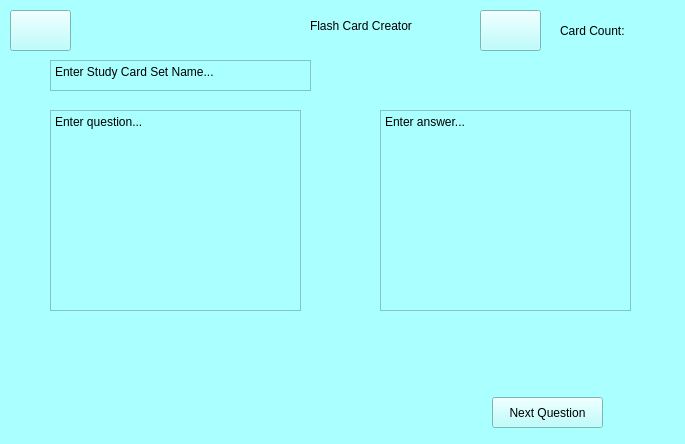
<?xml version="1.0" encoding="UTF-8"?>
<ui version="4.0">
 <class>flashCardMaker</class>
 <widget class="QWidget" name="flashCardMaker">
  <property name="geometry">
   <rect>
    <x>0</x>
    <y>0</y>
    <width>685</width>
    <height>444</height>
   </rect>
  </property>
  <property name="windowTitle">
   <string>flashCardMaker</string>
  </property>
  <property name="styleSheet">
   <string notr="true">background-color: rgb(170, 255, 255);
color: rgb(0, 0, 0);</string>
  </property>
  <widget class="QLabel" name="pageLabel">
   <property name="geometry">
    <rect>
     <x>310</x>
     <y>10</y>
     <width>121</width>
     <height>31</height>
    </rect>
   </property>
   <property name="text">
    <string>Flash Card Creator</string>
   </property>
  </widget>
  <widget class="QPushButton" name="nextQuestionButton">
   <property name="geometry">
    <rect>
     <x>492</x>
     <y>397</y>
     <width>111</width>
     <height>31</height>
    </rect>
   </property>
   <property name="text">
    <string>Next Question</string>
   </property>
  </widget>
  <widget class="QPushButton" name="homeButton">
   <property name="enabled">
    <bool>true</bool>
   </property>
   <property name="geometry">
    <rect>
     <x>10</x>
     <y>10</y>
     <width>61</width>
     <height>41</height>
    </rect>
   </property>
   <property name="styleSheet">
    <string notr="true">image: url(:/icons/images/home.png);</string>
   </property>
   <property name="text">
    <string/>
   </property>
  </widget>
  <widget class="QPushButton" name="saveButton">
   <property name="geometry">
    <rect>
     <x>480</x>
     <y>10</y>
     <width>61</width>
     <height>41</height>
    </rect>
   </property>
   <property name="styleSheet">
    <string notr="true">image: url(:/icons/images/save-file-icon-14.png);</string>
   </property>
   <property name="text">
    <string/>
   </property>
  </widget>
  <widget class="QTextEdit" name="answerEdit">
   <property name="geometry">
    <rect>
     <x>380</x>
     <y>110</y>
     <width>251</width>
     <height>201</height>
    </rect>
   </property>
   <property name="html">
    <string>&lt;!DOCTYPE HTML PUBLIC &quot;-//W3C//DTD HTML 4.0//EN&quot; &quot;http://www.w3.org/TR/REC-html40/strict.dtd&quot;&gt;
&lt;html&gt;&lt;head&gt;&lt;meta name=&quot;qrichtext&quot; content=&quot;1&quot; /&gt;&lt;meta charset=&quot;utf-8&quot; /&gt;&lt;style type=&quot;text/css&quot;&gt;
p, li { white-space: pre-wrap; }
hr { height: 1px; border-width: 0; }
li.unchecked::marker { content: &quot;\2610&quot;; }
li.checked::marker { content: &quot;\2612&quot;; }
&lt;/style&gt;&lt;/head&gt;&lt;body style=&quot; font-family:'Segoe UI'; font-size:9pt; font-weight:400; font-style:normal;&quot;&gt;
&lt;p style=&quot; margin-top:12px; margin-bottom:12px; margin-left:0px; margin-right:0px; -qt-block-indent:0; text-indent:0px;&quot;&gt;Enter answer...&lt;/p&gt;&lt;/body&gt;&lt;/html&gt;</string>
   </property>
  </widget>
  <widget class="QTextEdit" name="questionEdit">
   <property name="geometry">
    <rect>
     <x>50</x>
     <y>110</y>
     <width>251</width>
     <height>201</height>
    </rect>
   </property>
   <property name="html">
    <string>&lt;!DOCTYPE HTML PUBLIC &quot;-//W3C//DTD HTML 4.0//EN&quot; &quot;http://www.w3.org/TR/REC-html40/strict.dtd&quot;&gt;
&lt;html&gt;&lt;head&gt;&lt;meta name=&quot;qrichtext&quot; content=&quot;1&quot; /&gt;&lt;meta charset=&quot;utf-8&quot; /&gt;&lt;style type=&quot;text/css&quot;&gt;
p, li { white-space: pre-wrap; }
hr { height: 1px; border-width: 0; }
li.unchecked::marker { content: &quot;\2610&quot;; }
li.checked::marker { content: &quot;\2612&quot;; }
&lt;/style&gt;&lt;/head&gt;&lt;body style=&quot; font-family:'Segoe UI'; font-size:9pt; font-weight:400; font-style:normal;&quot;&gt;
&lt;p style=&quot; margin-top:12px; margin-bottom:12px; margin-left:0px; margin-right:0px; -qt-block-indent:0; text-indent:0px;&quot;&gt;Enter question...&lt;/p&gt;&lt;/body&gt;&lt;/html&gt;</string>
   </property>
  </widget>
  <widget class="QTextEdit" name="setNameEdit">
   <property name="geometry">
    <rect>
     <x>50</x>
     <y>60</y>
     <width>261</width>
     <height>31</height>
    </rect>
   </property>
   <property name="html">
    <string>&lt;!DOCTYPE HTML PUBLIC &quot;-//W3C//DTD HTML 4.0//EN&quot; &quot;http://www.w3.org/TR/REC-html40/strict.dtd&quot;&gt;
&lt;html&gt;&lt;head&gt;&lt;meta name=&quot;qrichtext&quot; content=&quot;1&quot; /&gt;&lt;meta charset=&quot;utf-8&quot; /&gt;&lt;style type=&quot;text/css&quot;&gt;
p, li { white-space: pre-wrap; }
hr { height: 1px; border-width: 0; }
li.unchecked::marker { content: &quot;\2610&quot;; }
li.checked::marker { content: &quot;\2612&quot;; }
&lt;/style&gt;&lt;/head&gt;&lt;body style=&quot; font-family:'Segoe UI'; font-size:9pt; font-weight:400; font-style:normal;&quot;&gt;
&lt;p style=&quot; margin-top:12px; margin-bottom:12px; margin-left:0px; margin-right:0px; -qt-block-indent:0; text-indent:0px;&quot;&gt;Enter Study Card Set Name...&lt;/p&gt;&lt;/body&gt;&lt;/html&gt;</string>
   </property>
  </widget>
  <widget class="QLabel" name="cardCount">
   <property name="geometry">
    <rect>
     <x>560</x>
     <y>20</y>
     <width>81</width>
     <height>21</height>
    </rect>
   </property>
   <property name="text">
    <string>Card Count: </string>
   </property>
  </widget>
 </widget>
 <resources/>
 <connections/>
</ui>
